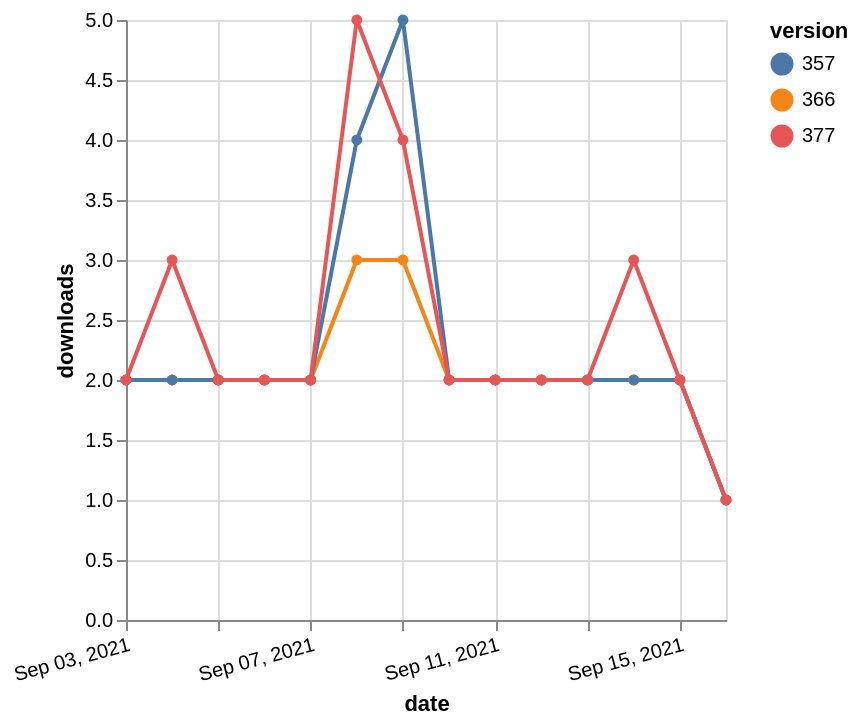

Describe this chart as a Vega-Lite specification.
### Vega-Lite specification from a JSON file in a GitHub repository (floating-point values rounded to 4 significant figures)
{"$schema": "https://vega.github.io/schema/vega-lite/v5.json", "description": "A simple bar chart with embedded data.", "data": {"values": [{"date": "2021-09-03", "total": 2243, "delta": 2, "version": "366"}, {"date": "2021-09-04", "total": 2245, "delta": 2, "version": "366"}, {"date": "2021-09-05", "total": 2247, "delta": 2, "version": "366"}, {"date": "2021-09-06", "total": 2249, "delta": 2, "version": "366"}, {"date": "2021-09-07", "total": 2251, "delta": 2, "version": "366"}, {"date": "2021-09-08", "total": 2254, "delta": 3, "version": "366"}, {"date": "2021-09-09", "total": 2257, "delta": 3, "version": "366"}, {"date": "2021-09-10", "total": 2259, "delta": 2, "version": "366"}, {"date": "2021-09-11", "total": 2261, "delta": 2, "version": "366"}, {"date": "2021-09-12", "total": 2263, "delta": 2, "version": "366"}, {"date": "2021-09-13", "total": 2265, "delta": 2, "version": "366"}, {"date": "2021-09-14", "total": 2267, "delta": 2, "version": "366"}, {"date": "2021-09-15", "total": 2269, "delta": 2, "version": "366"}, {"date": "2021-09-16", "total": 2270, "delta": 1, "version": "366"}, {"date": "2021-09-03", "total": 2757, "delta": 2, "version": "357"}, {"date": "2021-09-04", "total": 2759, "delta": 2, "version": "357"}, {"date": "2021-09-05", "total": 2761, "delta": 2, "version": "357"}, {"date": "2021-09-06", "total": 2763, "delta": 2, "version": "357"}, {"date": "2021-09-07", "total": 2765, "delta": 2, "version": "357"}, {"date": "2021-09-08", "total": 2769, "delta": 4, "version": "357"}, {"date": "2021-09-09", "total": 2774, "delta": 5, "version": "357"}, {"date": "2021-09-10", "total": 2776, "delta": 2, "version": "357"}, {"date": "2021-09-11", "total": 2778, "delta": 2, "version": "357"}, {"date": "2021-09-12", "total": 2780, "delta": 2, "version": "357"}, {"date": "2021-09-13", "total": 2782, "delta": 2, "version": "357"}, {"date": "2021-09-14", "total": 2784, "delta": 2, "version": "357"}, {"date": "2021-09-15", "total": 2786, "delta": 2, "version": "357"}, {"date": "2021-09-16", "total": 2787, "delta": 1, "version": "357"}, {"date": "2021-09-03", "total": 2040, "delta": 2, "version": "377"}, {"date": "2021-09-04", "total": 2043, "delta": 3, "version": "377"}, {"date": "2021-09-05", "total": 2045, "delta": 2, "version": "377"}, {"date": "2021-09-06", "total": 2047, "delta": 2, "version": "377"}, {"date": "2021-09-07", "total": 2049, "delta": 2, "version": "377"}, {"date": "2021-09-08", "total": 2054, "delta": 5, "version": "377"}, {"date": "2021-09-09", "total": 2058, "delta": 4, "version": "377"}, {"date": "2021-09-10", "total": 2060, "delta": 2, "version": "377"}, {"date": "2021-09-11", "total": 2062, "delta": 2, "version": "377"}, {"date": "2021-09-12", "total": 2064, "delta": 2, "version": "377"}, {"date": "2021-09-13", "total": 2066, "delta": 2, "version": "377"}, {"date": "2021-09-14", "total": 2069, "delta": 3, "version": "377"}, {"date": "2021-09-15", "total": 2071, "delta": 2, "version": "377"}, {"date": "2021-09-16", "total": 2072, "delta": 1, "version": "377"}]}, "width": "container", "mark": {"type": "line", "point": {"filled": true}}, "encoding": {"x": {"field": "date", "type": "temporal", "timeUnit": "yearmonthdate", "title": "date", "axis": {"labelAngle": -15}}, "y": {"field": "delta", "type": "quantitative", "title": "downloads"}, "color": {"field": "version", "type": "nominal"}, "tooltip": {"field": "delta"}}}
